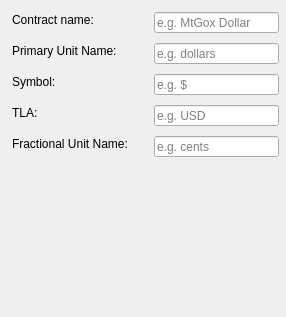
<?xml version="1.0" encoding="UTF-8"?>
<ui version="4.0">
 <class>PageCurrency_Details</class>
 <widget class="QWizardPage" name="PageCurrency_Details">
  <property name="geometry">
   <rect>
    <x>0</x>
    <y>0</y>
    <width>286</width>
    <height>317</height>
   </rect>
  </property>
  <property name="windowTitle">
   <string>WizardPage</string>
  </property>
  <widget class="QLabel" name="label">
   <property name="geometry">
    <rect>
     <x>12</x>
     <y>12</y>
     <width>96</width>
     <height>16</height>
    </rect>
   </property>
   <property name="text">
    <string>Contract name:</string>
   </property>
  </widget>
  <widget class="QLineEdit" name="lineEditContractName">
   <property name="geometry">
    <rect>
     <x>154</x>
     <y>12</y>
     <width>125</width>
     <height>21</height>
    </rect>
   </property>
   <property name="placeholderText">
    <string>e.g. MtGox Dollar</string>
   </property>
  </widget>
  <widget class="QLabel" name="label_2">
   <property name="geometry">
    <rect>
     <x>12</x>
     <y>43</y>
     <width>120</width>
     <height>16</height>
    </rect>
   </property>
   <property name="text">
    <string>Primary Unit Name:</string>
   </property>
  </widget>
  <widget class="QLineEdit" name="lineEditPrimaryUnit">
   <property name="geometry">
    <rect>
     <x>154</x>
     <y>43</y>
     <width>125</width>
     <height>21</height>
    </rect>
   </property>
   <property name="placeholderText">
    <string>e.g. dollars</string>
   </property>
  </widget>
  <widget class="QLabel" name="label_3">
   <property name="geometry">
    <rect>
     <x>12</x>
     <y>74</y>
     <width>51</width>
     <height>16</height>
    </rect>
   </property>
   <property name="text">
    <string>Symbol:</string>
   </property>
  </widget>
  <widget class="QLineEdit" name="lineEditSymbol">
   <property name="geometry">
    <rect>
     <x>154</x>
     <y>74</y>
     <width>125</width>
     <height>21</height>
    </rect>
   </property>
   <property name="text">
    <string/>
   </property>
   <property name="placeholderText">
    <string>e.g. $</string>
   </property>
  </widget>
  <widget class="QLabel" name="label_4">
   <property name="geometry">
    <rect>
     <x>12</x>
     <y>105</y>
     <width>29</width>
     <height>16</height>
    </rect>
   </property>
   <property name="text">
    <string>TLA:</string>
   </property>
  </widget>
  <widget class="QLineEdit" name="lineEditTLA">
   <property name="geometry">
    <rect>
     <x>154</x>
     <y>105</y>
     <width>125</width>
     <height>21</height>
    </rect>
   </property>
   <property name="placeholderText">
    <string>e.g. USD</string>
   </property>
  </widget>
  <widget class="QLabel" name="label_5">
   <property name="geometry">
    <rect>
     <x>12</x>
     <y>136</y>
     <width>134</width>
     <height>16</height>
    </rect>
   </property>
   <property name="text">
    <string>Fractional Unit Name:</string>
   </property>
  </widget>
  <widget class="QLineEdit" name="lineEditFractionalUnit">
   <property name="geometry">
    <rect>
     <x>154</x>
     <y>136</y>
     <width>125</width>
     <height>21</height>
    </rect>
   </property>
   <property name="placeholderText">
    <string>e.g. cents</string>
   </property>
  </widget>
 </widget>
 <resources/>
 <connections/>
</ui>
